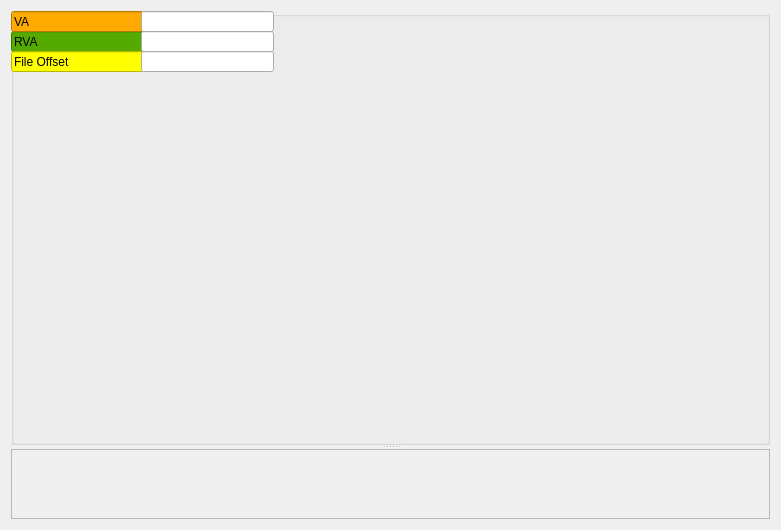
<?xml version="1.0" encoding="UTF-8"?>
<ui version="4.0">
 <class>AddressConverterView</class>
 <widget class="QWidget" name="AddressConverterView">
  <property name="geometry">
   <rect>
    <x>0</x>
    <y>0</y>
    <width>781</width>
    <height>530</height>
   </rect>
  </property>
  <property name="windowTitle">
   <string>Form</string>
  </property>
  <layout class="QGridLayout" name="gridLayout_2">
   <item row="0" column="0">
    <widget class="QSplitter" name="addr_con_splitter">
     <property name="orientation">
      <enum>Qt::Orientation::Vertical</enum>
     </property>
     <widget class="QGroupBox" name="groupBox">
      <property name="title">
       <string/>
      </property>
      <widget class="QLineEdit" name="lineEdit">
       <property name="enabled">
        <bool>true</bool>
       </property>
       <property name="geometry">
        <rect>
         <x>0</x>
         <y>20</y>
         <width>133</width>
         <height>21</height>
        </rect>
       </property>
       <property name="styleSheet">
        <string notr="true">background-color: rgb(85, 170, 0);</string>
       </property>
       <property name="text">
        <string>RVA</string>
       </property>
       <property name="readOnly">
        <bool>true</bool>
       </property>
      </widget>
      <widget class="QLineEdit" name="lineEdit_2">
       <property name="enabled">
        <bool>true</bool>
       </property>
       <property name="geometry">
        <rect>
         <x>0</x>
         <y>0</y>
         <width>133</width>
         <height>21</height>
        </rect>
       </property>
       <property name="styleSheet">
        <string notr="true">background-color: rgb(255, 170, 0);</string>
       </property>
       <property name="text">
        <string>VA</string>
       </property>
       <property name="readOnly">
        <bool>true</bool>
       </property>
      </widget>
      <widget class="QLineEdit" name="lineEdit_va">
       <property name="geometry">
        <rect>
         <x>130</x>
         <y>0</y>
         <width>133</width>
         <height>21</height>
        </rect>
       </property>
       <property name="clearButtonEnabled">
        <bool>false</bool>
       </property>
      </widget>
      <widget class="QLineEdit" name="lineEdit_rva">
       <property name="geometry">
        <rect>
         <x>130</x>
         <y>20</y>
         <width>133</width>
         <height>21</height>
        </rect>
       </property>
      </widget>
      <widget class="QLineEdit" name="lineEdit_5">
       <property name="enabled">
        <bool>true</bool>
       </property>
       <property name="geometry">
        <rect>
         <x>0</x>
         <y>40</y>
         <width>133</width>
         <height>21</height>
        </rect>
       </property>
       <property name="styleSheet">
        <string notr="true">background-color: rgb(255, 255, 0);</string>
       </property>
       <property name="text">
        <string>File Offset</string>
       </property>
       <property name="readOnly">
        <bool>true</bool>
       </property>
      </widget>
      <widget class="QLineEdit" name="lineEdit_file_offset">
       <property name="geometry">
        <rect>
         <x>130</x>
         <y>40</y>
         <width>133</width>
         <height>21</height>
        </rect>
       </property>
      </widget>
     </widget>
     <widget class="QScrollArea" name="scrollArea">
      <property name="widgetResizable">
       <bool>true</bool>
      </property>
      <widget class="HexEditorView" name="scrollAreaWidgetContents">
       <property name="geometry">
        <rect>
         <x>0</x>
         <y>0</y>
         <width>761</width>
         <height>69</height>
        </rect>
       </property>
      </widget>
     </widget>
    </widget>
   </item>
  </layout>
 </widget>
 <customwidgets>
  <customwidget>
   <class>HexEditorView</class>
   <extends>QWidget</extends>
   <header>view/hexeditorview.h</header>
   <container>1</container>
  </customwidget>
 </customwidgets>
 <resources/>
 <connections/>
</ui>
